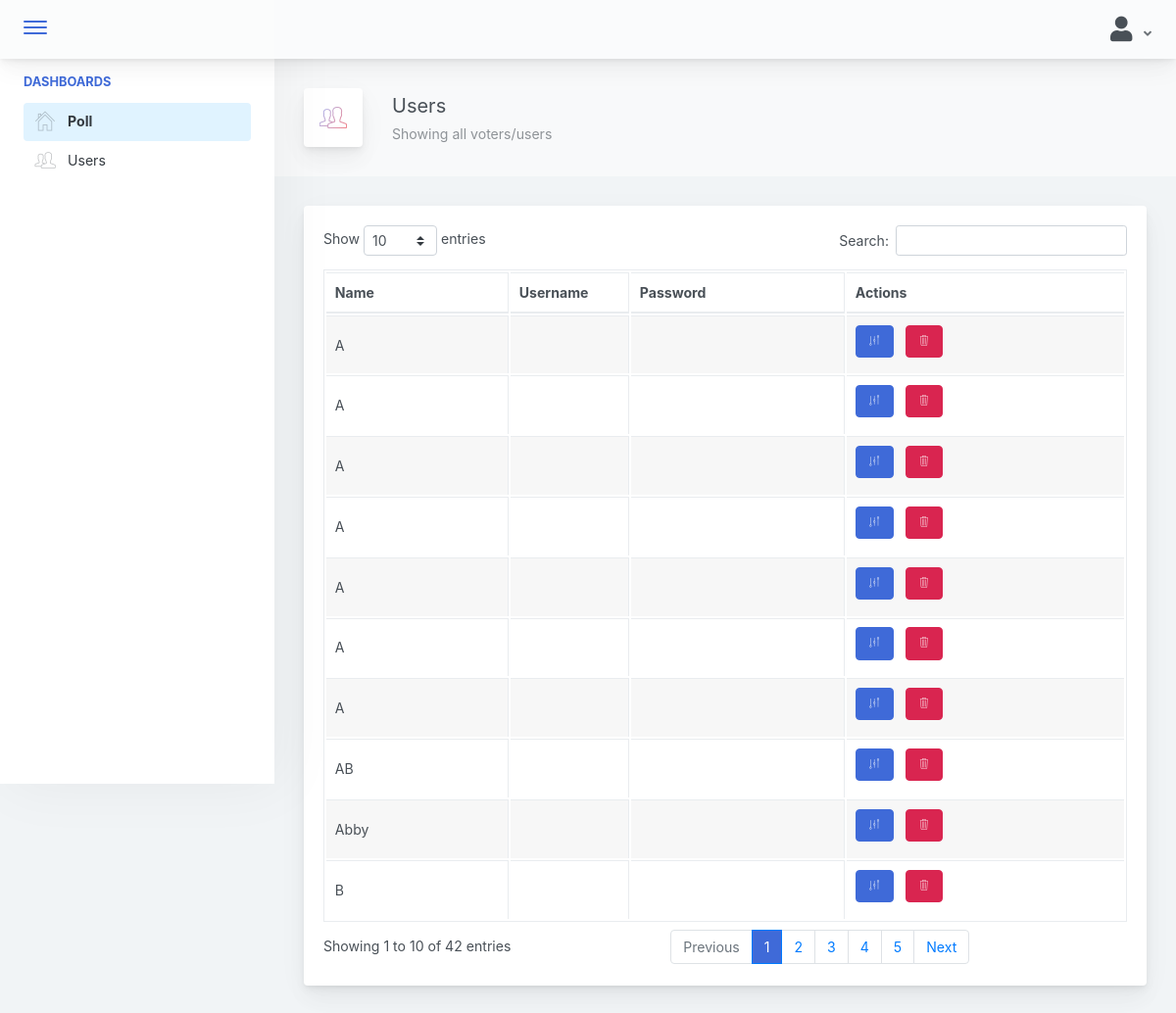
The page /admin/pages/users.php (signed in) on the database its author committed.
### tables this page shows
CREATE TABLE `users_profile` (
  `voters_id` int(5) NOT NULL,
  `pos_id` int(11) DEFAULT NULL,
  `type_id` int(11) NOT NULL,
  `user_fullname` varchar(50) NOT NULL,
  `user_age` int(11) DEFAULT NULL,
  `user_address` varchar(150) DEFAULT NULL,
  `user_motto` varchar(150) DEFAULT NULL,
  `user_achievements` varchar(500) DEFAULT NULL,
  `user_image` varchar(500) DEFAULT NULL,
  `user_status` int(11) NOT NULL
);

### model/select_queries.php (called while the page is built, shortened)
<?php
	class Select
	{
        private $conn;
		public function __construct($db){
			$this->conn = $db;
		}
		public function getUsers(){
			$query = "SELECT * FROM users_profile prof, users_account_file acc WHERE prof.voters_id=acc.voters_id";
			$this->conn->setAttribute( PDO::ATTR_ERRMODE, PDO:: ERRMODE_WARNING);
			$sel = $this->conn->prepare($query);
			$sel->execute();
			return $sel;
		}
    }
?>

### admin/components/data_table.php (the view)
<div class="row">
    <div class="col-md-12">
        <div class="main-card mb-3 card">
            <div class="card-body">
                <table id="users-table" class="table table-striped table-bordered" style="width:100%">
                    <thead>
                        <tr>
                            <th>Name</th>
                            <th>Username</th>
                            <th>Password</th>
                            <th style="width: 35%">Actions</th>
                        </tr>
                    </thead>
                    <tbody>
                        <?php
                            $query = $select->getUsers();
                            while($row = $query->fetch(PDO::FETCH_ASSOC)){
                                echo'
                                    <tr>
                                        <td>'.$row['user_fullname'].'</td>
                                        <td>'.$row['voters_username'].'</td>
                                        <td>'.$row['voters_password'].'</td>
                                        <td>
                                            <button class="mb-2 mr-2 btn btn-primary"><i class="metismenu-icon pe-7s-edit"></i></button>
                                            <button class="mb-2 mr-2 btn btn-danger"><i class="metismenu-icon pe-7s-trash"></i></button>
                                        </td>
                                    </tr>
                                ';
                            }
                        ?>
                    </tbody>
                </table>
            </div>
        </div>
    </div>
</div>

### admin/components/header.php (style rules this page uses)
body:not(.modal-open) { padding-right: 0px !important; }

### rows shown on the page
users_profile: user_fullname "Abby"
users_profile: user_fullname "A"
users_profile: user_fullname "B"
users_profile: user_fullname "A"
users_profile: user_fullname "A"
users_profile: user_fullname "A"
users_profile: user_fullname "A"
users_profile: user_fullname "AB"
users_profile: user_fullname "A"
users_profile: user_fullname "A"
